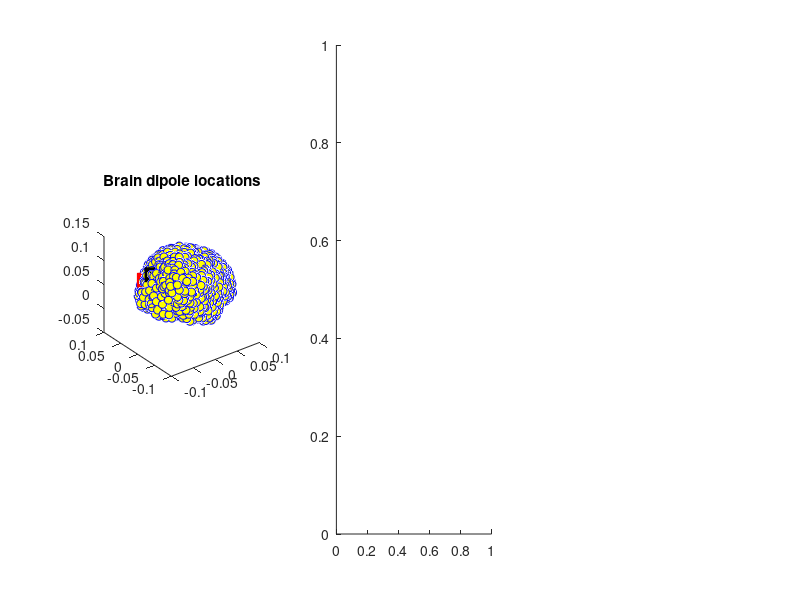

Write the MATLAB code that produced this figure. (Note: this script raises an error after producing the figure.)
%%
%     COURSE: Solved challenges in neural time series analysis
%    SECTION: Spectral analyses
%      VIDEO: Project 3-1: Topography of spectrally separated activity
% Instructor: sincxpress.com
%
%%

% Goal: Separate two sources based on power spectra. 
%       Plot topographies and compute the fit of the data to the templates via R^2.


%% (copied from NTSA_spectral_separation.m)

load emptyEEG

% select dipole location
diploc1 = 109;
diploc2 = 118;

% plot brain dipoles
figure(1), clf, subplot(131)
plot3(lf.GridLoc(:,1), lf.GridLoc(:,2), lf.GridLoc(:,3), 'bo','markerfacecolor','y')
hold on
plot3(lf.GridLoc(diploc1,1), lf.GridLoc(diploc1,2), lf.GridLoc(diploc1,3), 'ks','markerfacecolor','k','markersize',10)
plot3(lf.GridLoc(diploc2,1), lf.GridLoc(diploc2,2), lf.GridLoc(diploc2,3), 'rs','markerfacecolor','r','markersize',10)
rotate3d on, axis square
title('Brain dipole locations')


% Each dipole can be projected onto the scalp using the forward model. 
% The code below shows this projection from one dipole.
subplot(132)
topoplotIndie(-lf.Gain(:,1,diploc1), EEG.chanlocs,'numcontour',0,'electrodes','numbers','shading','interp');
set(gca,'clim',[-1 1]*40)
title('Signal dipole projection')

subplot(133)
topoplotIndie(-lf.Gain(:,1,diploc2), EEG.chanlocs,'numcontour',0,'electrodes','numbers','shading','interp');
set(gca,'clim',[-1 1]*40)
title('Signal dipole projection')

%% adjust EEG parameters (copied from NTSA_spectral_separation.m)

EEG.pnts   = 1143;
EEG.trials = 150;
EEG.times  = (0:EEG.pnts-1)/EEG.srate - .2;

% initialize EEG data
EEG.data = zeros([ EEG.nbchan EEG.pnts EEG.trials ]);

%% create simulated data (copied from NTSA_spectral_separation.m)

% Gaussian
peaktime = .5; % seconds
fwhm     = .12;

% create Gaussian taper
gaus = exp( -(4*log(2)*(EEG.times-peaktime).^2) / fwhm^2 );

sinefreq1 = 9;
sinefreq2 = 14;

sine1 = sin(2*pi*sinefreq1*EEG.times);
sine2 = sin(2*pi*sinefreq2*EEG.times);

for triali=1:EEG.trials
    
    % initialize all dipole data
    dipdat = .01 * randn(size(lf.Gain,3),EEG.pnts);
    
    dipdat(diploc1,:) = sine1 .* gaus;
    dipdat(diploc2,:) = sine2 .* gaus;
    
    % compute one trial
    EEG.data(:,:,triali) = squeeze(lf.Gain(:,1,:))*dipdat;
end

% try a few channels...
plot_simEEG(EEG,20,2);
plot_simEEG(EEG,30,3);
plot_simEEG(EEG,29,4);

%% 

%%%
% now for the project...
%%%

%% 
data = EEG.data;
% FFT over all channels
dataF = 2*abs(fft(mean(data, 3), [], 2) / EEG.pnts);

% vector of frequencies
hz = linspace(0, EEG.srate/2, floor(EEG.pnts/2) +1);

% frequency cutoffs in Hz and indices
f_start = dsearchn(hz', sinefreq1);
f_end = dsearchn(hz', sinefreq2);

% power in first spectral window
dataf_mean = mean(dataF(:,f_start), 2);
dataf2_mean = mean(dataF(:,f_end), 2);


% topographical plots of dipole projections and band-specific power.
figure(5), clf
subplot(121)
topoplotIndie(dataf_mean, EEG.chanlocs,'numcontour',0,'electrodes','off','shading','interp');
%set(gca,'clim',[-1 1]*40)
title('Signal dipole projection')
subplot(122)
topoplotIndie(dataf2_mean, EEG.chanlocs,'numcontour',0,'electrodes','off','shading','interp');
%set(gca,'clim',[-1 1]*40)
title('Signal dipole projection')

%% quantify fit via R2

% data to each dipole projection
loband2dip1 = corrcoef( powLo,lf.Gain(:,1,diploc1) );


% data to each dipole projection


% bar plot of fits
figure(6), clf
bar([1 2 4 5],[ loband2dip1 loband2dip2 hiband2dip1 hiband2dip2 ])
set(gca,'XTickLabel',{'low-d1';'low-d2';'hi-d1';'hi-d2'})
ylabel('Fit to ground truth (R^2)')

%% done.
